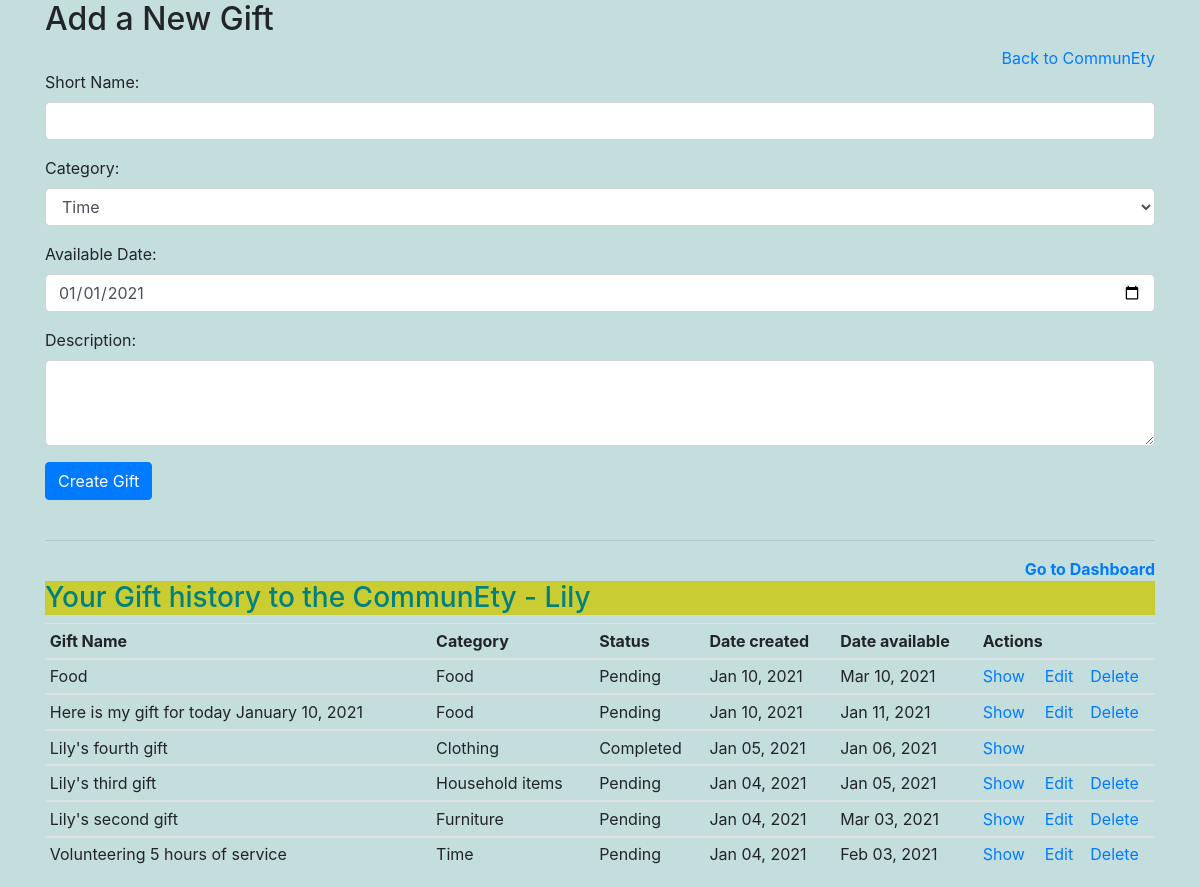
/communety/newGift (signed in), run on an earlier commit of the app's database.
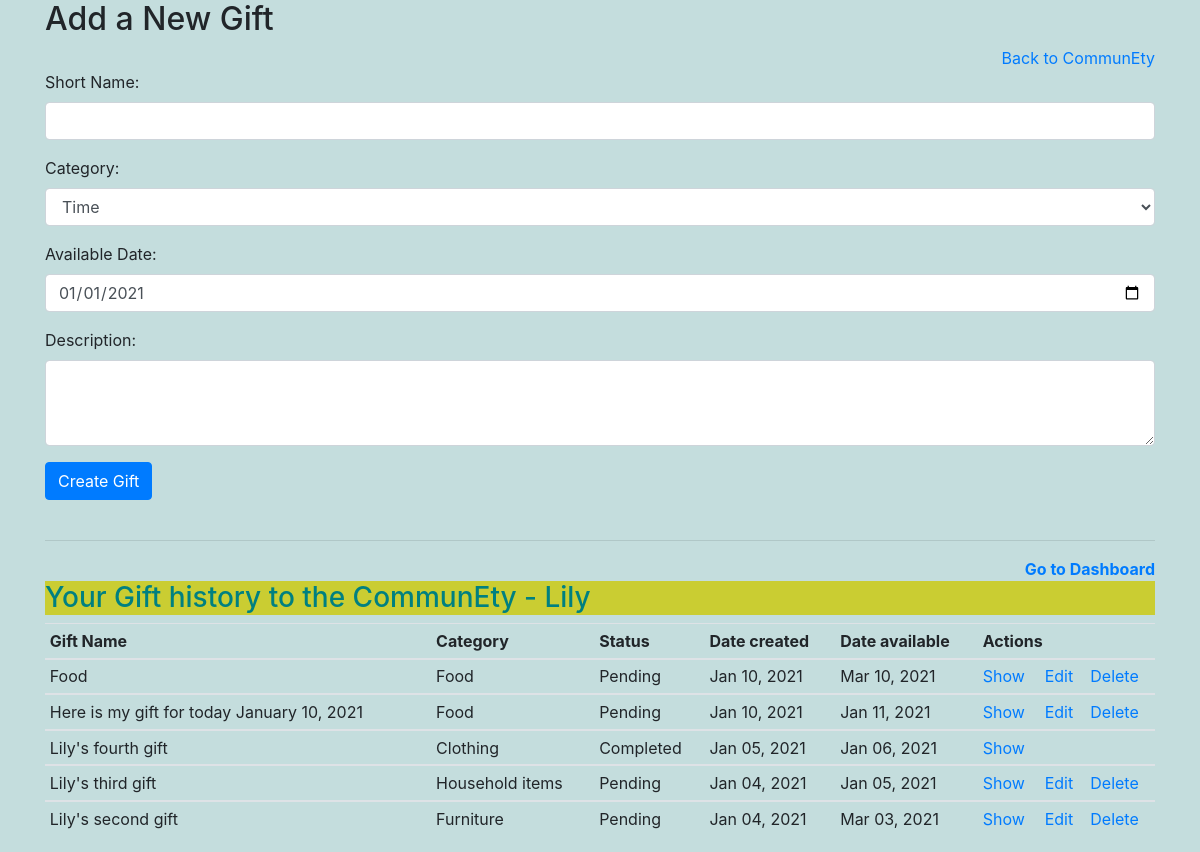
And on a later commit of the database.
### solo_app/models.py (models this page shows)
class Gift(models.Model):
    name = models.CharField(max_length=50)
    description = models.CharField(max_length=255)
    status = models.BooleanField()
    available_date = models.DateTimeField()
    created_at = models.DateTimeField(auto_now_add=True)
    updated_at = models.DateTimeField(auto_now=True)
    categoryJoin = models.ForeignKey(Category, related_name="gift_Join",null=True,on_delete=models.CASCADE)
    creator = models.ForeignKey(User, related_name="has_created_gifts", on_delete=models.CASCADE) #OneUser can create ManyGifts
    favorited_by = models.ManyToManyField(User, related_name="favorited_gifts")     #liker and liked -incorporate later
    objects = GiftManager()

class Category(models.Model):    #join as OneToMany with Gift (rather than being part/column in Gift table)
    category = models.CharField(max_length=100)
    created_at = models.DateTimeField(auto_now_add=True)
    updated_at = models.DateTimeField(auto_now=True)

### solo_app/views.py (the view)
# urls.py: path('newGift', views.newGift),  #displays gift form
def newGift(request):
    if 'user_id' not in request.session:
        return redirect('/communety/today')
    user = User.objects.get(id=request.session['user_id'])
    my_gifts = Gift.objects.filter(creator_id = request.session['user_id']).order_by("-created_at")
    context = {
        "categs_list": Category.objects.all(),
        "gifts_list": Gift.objects.all(),
        "logged_user": user,
        "my_gifts" : my_gifts,
    }
    return render(request, 'newGift.html', context)

### solo_app/templates/newGift.html (shortened to what this page needs)
<!DOCTYPE html>
<html lang="en">
<head>
    <link href="https://stackpath.bootstrapcdn.com/bootstrap/4.5.0/css/bootstrap.min.css" rel="stylesheet">
    {% load static %}
    <link rel="stylesheet" href="{% static 'css/styleNewGift.css' %}">
</head>
<body>
    <div class="container">
        <h2>Add a New Gift</h2>
        <a class="float-right" href="/communety/today">Back to CommunEty</a>
        <br>
        <form action='/communety/create'  method="POST">
            <div class="form-group">
                <label for="name">Short Name:</label>
                <input type="text" name="name" id="name" class="form-control">
            </div>
            <div class="form-group">
                <label for="category">Category:</label>
                <select name="categoryJoin" id="category" class="form-control">
                    {% for catg in categs_list %}
                        <option value="{{ catg.id }}">{{ catg.category }}</option>
                    {% endfor %}
                </select>
            </div>
            <div class="form-group">
                <label for="date">Available Date:</label>
                <input type="date" name="available_date" id="available_date" class="form-control" placeholder="YYYY-MM-DD" onfocus="(this.type='date')" value="2021-01-01" >
            </div>
            <div class="form-group">
                <label for="description">Description:</label>
                <textarea class="form-control" name="description" id="description"   rows="3"></textarea>
            </div>
            <button class="btn btn-primary">Create Gift</button>
        </form>
        <br>
        <hr>
        <a class="float-right"   href="/communety/dashboard"><strong>Go to Dashboard </strong></a>
        <br>
        <h3> Your Gift history to the CommunEty - {{ logged_user.first_name}} </h3>
        {% if my_gifts.count == 0%}
            <br><br>
            <h6> No Gift history yet - Share your abundance today with the CommunEty!</h6>
        {% else %}
            <table class="table table-sm">
                <thead>
                    <tr>
                        <th>Gift Name</th>
                        <th>Category</th>
                        <th>Status</th>
                        <th>Date created</th>
                        <th>Date available</th>
                        <th colspan="3">Actions</th>
                    </tr>
                </thead>
                {% for gift in my_gifts %}
                        <tbody>
                            <tr>
                                <td>{{ gift.name }}</td>
                                <td>{{  gift.categoryJoin.category  }}</td>
                                {% if gift.status == 0 %}
                                    <td>Pending</td>
                                {% else %}
                                    <td>Completed</td>
                                {% endif %}
                                <td>{{ gift.created_at|date:'M d, Y'  }}</td>
                                <td>{{ gift.available_date|date:'M d, Y'  }}</td>
                                <td><a href="/communety/{{gift.id}}/show">Show</a></td>
                                {% if gift.status == 0 %}
                                    <td><a href="/communety/{{gift.id}}/edit">Edit</a></td>
                                    <td><a href="/communety/{{gift.id}}/delete">Delete</a></td>
                                {% endif %}
                            </tr>
                        </tbody>
                {% endfor %}
            </table>
        {% endif %}
    </div>
</body>
</html>

What changed in the data, as far as the page shows it:
removed Gift: name "Volunteering 5 hours of service", categoryJoin.category "Time", status "Pending", created_at "Jan 04, 2021", available_date "Feb 03, 2021"
